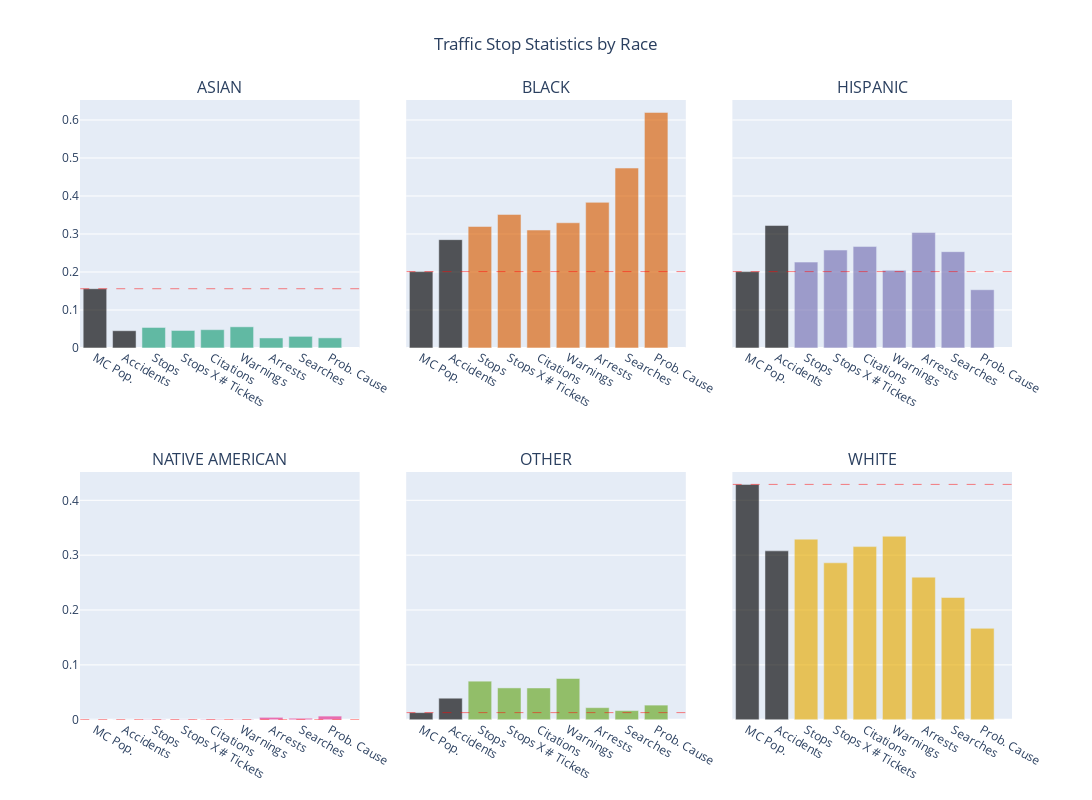

The notebook cell this image was saved under:
### Code cell
fig = make_subplots(rows=2,
                    cols=3,
                    subplot_titles=crosstabs.index,
                    horizontal_spacing = 0.05, 
                    vertical_spacing=.2, shared_yaxes=True)#, shared_yaxes=True)

for i, race in enumerate(crosstabs.index):
    race_row = int(1 + np.floor(i/3))
    race_col = 1 + i%3
    fig.add_trace(go.Bar(x=crosstabs.columns,
                         y=crosstabs.loc[race],
                         opacity=.65,
                         name=race, 
                         marker_color=['black', 'black'] + [color_dict[race]]*(len(crosstabs.columns)-2)),
                  row=race_row,
                  col=race_col)
    fig.add_shape(go.layout.Shape(type="line", 
                                  yref="paper",
                                  xref="x",
                                  x0=-.5,
                                  x1=len(crosstabs.columns),
                                  y0=crosstabs.loc[race, "MC Pop."],
                                  y1=crosstabs.loc[race, "MC Pop."],
                                  line=dict(color='red', width=.5, dash='dash')),
                  row=race_row,
                  col=race_col)
fig.update_layout(autosize=False,
                  width=1200,
                  height=800,
                  showlegend=False, title='Traffic Stop Statistics by Race',
                  title_x=0.5)
fig.show()
fig.write_html("Traffic Stop Statistics by Race - Interactive.html")

### Figure 1 — Plotly figure (JSON) as saved in the notebook; plotly's stock layout.template omitted (floating-point values rounded to 4 significant figures)
{"data": [{"marker": {"color": ["black", "black", "rgb(27,158,119)", "rgb(27,158,119)", "rgb(27,158,119)", "rgb(27,158,119)", "rgb(27,158,119)", "rgb(27,158,119)", "rgb(27,158,119)"]}, "name": "ASIAN", "opacity": 0.65, "type": "bar", "x": ["MC Pop.", "Accidents", "Stops", "Stops X # Tickets", "Citations", "Warnings", "Arrests", "Searches", "Prob. Cause"], "xaxis": "x", "y": [0.156, 0.04545, 0.054, 0.04612, 0.04821, 0.05576, 0.02643, 0.03064, 0.02667], "yaxis": "y"}, {"marker": {"color": ["black", "black", "rgb(217,95,2)", "rgb(217,95,2)", "rgb(217,95,2)", "rgb(217,95,2)", "rgb(217,95,2)", "rgb(217,95,2)", "rgb(217,95,2)"]}, "name": "BLACK", "opacity": 0.65, "type": "bar", "x": ["MC Pop.", "Accidents", "Stops", "Stops X # Tickets", "Citations", "Warnings", "Arrests", "Searches", "Prob. Cause"], "xaxis": "x2", "y": [0.201, 0.2851, 0.3197, 0.3515, 0.3104, 0.3296, 0.3833, 0.4735, 0.62], "yaxis": "y2"}, {"marker": {"color": ["black", "black", "rgb(117,112,179)", "rgb(117,112,179)", "rgb(117,112,179)", "rgb(117,112,179)", "rgb(117,112,179)", "rgb(117,112,179)", "rgb(117,112,179)"]}, "name": "HISPANIC", "opacity": 0.65, "type": "bar", "x": ["MC Pop.", "Accidents", "Stops", "Stops X # Tickets", "Citations", "Warnings", "Arrests", "Searches", "Prob. Cause"], "xaxis": "x3", "y": [0.201, 0.3223, 0.226, 0.2578, 0.267, 0.2043, 0.304, 0.2535, 0.1533], "yaxis": "y3"}, {"marker": {"color": ["black", "black", "rgb(231,41,138)", "rgb(231,41,138)", "rgb(231,41,138)", "rgb(231,41,138)", "rgb(231,41,138)", "rgb(231,41,138)", "rgb(231,41,138)"]}, "name": "NATIVE AMERICAN", "opacity": 0.65, "type": "bar", "x": ["MC Pop.", "Accidents", "Stops", "Stops X # Tickets", "Citations", "Warnings", "Arrests", "Searches", "Prob. Cause"], "xaxis": "x4", "y": [0, 0, 0.0006731, 0.00048, 0.0008647, 0.0006397, 0.004405, 0.002786, 0.006667], "yaxis": "y4"}, {"marker": {"color": ["black", "black", "rgb(102,166,30)", "rgb(102,166,30)", "rgb(102,166,30)", "rgb(102,166,30)", "rgb(102,166,30)", "rgb(102,166,30)", "rgb(102,166,30)"]}, "name": "OTHER", "opacity": 0.65, "type": "bar", "x": ["MC Pop.", "Accidents", "Stops", "Stops X # Tickets", "Citations", "Warnings", "Arrests", "Searches", "Prob. Cause"], "xaxis": "x5", "y": [0.013, 0.03926, 0.07031, 0.05804, 0.05793, 0.07517, 0.02203, 0.01671, 0.02667], "yaxis": "y5"}, {"marker": {"color": ["black", "black", "rgb(230,171,2)", "rgb(230,171,2)", "rgb(230,171,2)", "rgb(230,171,2)", "rgb(230,171,2)", "rgb(230,171,2)", "rgb(230,171,2)"]}, "name": "WHITE", "opacity": 0.65, "type": "bar", "x": ["MC Pop.", "Accidents", "Stops", "Stops X # Tickets", "Citations", "Warnings", "Arrests", "Searches", "Prob. Cause"], "xaxis": "x6", "y": [0.429, 0.3079, 0.3292, 0.2861, 0.3156, 0.3346, 0.2599, 0.2228, 0.1667], "yaxis": "y6"}], "layout": {"annotations": [{"font": {"size": 16}, "showarrow": false, "text": "ASIAN", "x": 0.15, "xanchor": "center", "xref": "paper", "y": 1, "yanchor": "bottom", "yref": "paper"}, {"font": {"size": 16}, "showarrow": false, "text": "BLACK", "x": 0.5, "xanchor": "center", "xref": "paper", "y": 1, "yanchor": "bottom", "yref": "paper"}, {"font": {"size": 16}, "showarrow": false, "text": "HISPANIC", "x": 0.85, "xanchor": "center", "xref": "paper", "y": 1, "yanchor": "bottom", "yref": "paper"}, {"font": {"size": 16}, "showarrow": false, "text": "NATIVE AMERICAN", "x": 0.15, "xanchor": "center", "xref": "paper", "y": 0.4, "yanchor": "bottom", "yref": "paper"}, {"font": {"size": 16}, "showarrow": false, "text": "OTHER", "x": 0.5, "xanchor": "center", "xref": "paper", "y": 0.4, "yanchor": "bottom", "yref": "paper"}, {"font": {"size": 16}, "showarrow": false, "text": "WHITE", "x": 0.85, "xanchor": "center", "xref": "paper", "y": 0.4, "yanchor": "bottom", "yref": "paper"}], "autosize": false, "height": 800, "shapes": [{"line": {"color": "red", "dash": "dash", "width": 0.5}, "type": "line", "x0": -0.5, "x1": 9, "xref": "x", "y0": 0.156, "y1": 0.156, "yref": "y"}, {"line": {"color": "red", "dash": "dash", "width": 0.5}, "type": "line", "x0": -0.5, "x1": 9, "xref": "x2", "y0": 0.201, "y1": 0.201, "yref": "y2"}, {"line": {"color": "red", "dash": "dash", "width": 0.5}, "type": "line", "x0": -0.5, "x1": 9, "xref": "x3", "y0": 0.201, "y1": 0.201, "yref": "y3"}, {"line": {"color": "red", "dash": "dash", "width": 0.5}, "type": "line", "x0": -0.5, "x1": 9, "xref": "x4", "y0": 0, "y1": 0, "yref": "y4"}, {"line": {"color": "red", "dash": "dash", "width": 0.5}, "type": "line", "x0": -0.5, "x1": 9, "xref": "x5", "y0": 0.013, "y1": 0.013, "yref": "y5"}, {"line": {"color": "red", "dash": "dash", "width": 0.5}, "type": "line", "x0": -0.5, "x1": 9, "xref": "x6", "y0": 0.429, "y1": 0.429, "yref": "y6"}], "showlegend": false, "title": {"text": "Traffic Stop Statistics by Race", "x": 0.5}, "width": 1200, "xaxis": {"anchor": "y", "domain": [0, 0.3]}, "xaxis2": {"anchor": "y2", "domain": [0.35, 0.65]}, "xaxis3": {"anchor": "y3", "domain": [0.7, 1]}, "xaxis4": {"anchor": "y4", "domain": [0, 0.3]}, "xaxis5": {"anchor": "y5", "domain": [0.35, 0.65]}, "xaxis6": {"anchor": "y6", "domain": [0.7, 1]}, "yaxis": {"anchor": "x", "domain": [0.6, 1]}, "yaxis2": {"anchor": "x2", "domain": [0.6, 1], "matches": "y", "showticklabels": false}, "yaxis3": {"anchor": "x3", "domain": [0.6, 1], "matches": "y", "showticklabels": false}, "yaxis4": {"anchor": "x4", "domain": [0, 0.4]}, "yaxis5": {"anchor": "x5", "domain": [0, 0.4], "matches": "y4", "showticklabels": false}, "yaxis6": {"anchor": "x6", "domain": [0, 0.4], "matches": "y4", "showticklabels": false}}}
